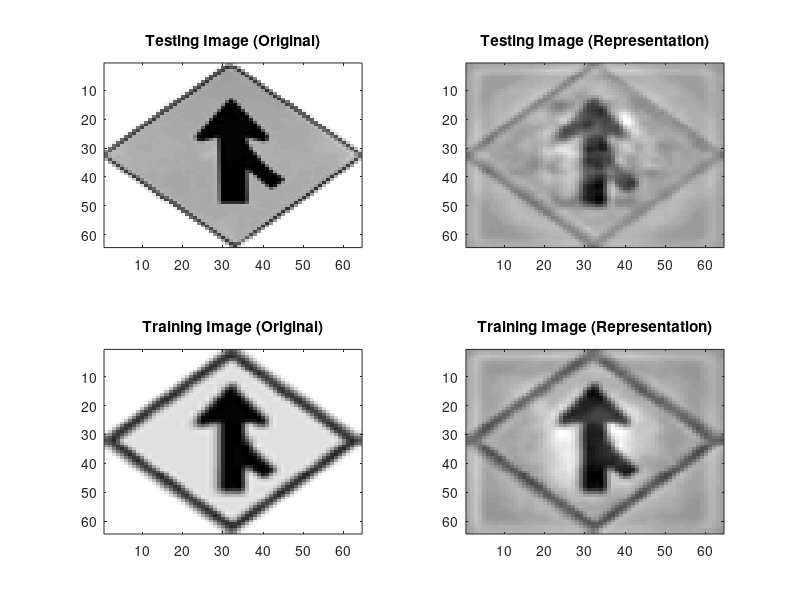

The MATLAB script that drew this image:
load results.mat
a = 1;
b = num_signs;
r = round(a + (b-a)*rand()); % random image to show
save_all = false;
view_eigenfaces = false;

if save_all == false
    % view versions of one image (original, rep, match, match rep)
    disp('Image shown');
    disp(r);
    fig = figure(r);
    colormap('gray');
    subplot(221);
    imagesc(reshape(test_r(r,:), [n, n]));
    title('Testing Image (Original)');
    subplot(222);
    imagesc(reshape(vectors*test_c(r,:).', [n, n]));
    title('Testing Image (Representation)');
    subplot(223);
    imagesc(reshape(train_r(close_index(r),:), [n, n]));
    title('Training Image (Original)');
    subplot(224);
    imagesc(reshape(vectors*train_c(close_index(r),:).', [n, n]));
    title('Training Image (Representation)');
    
    if view_eigenfaces == true
        % view eigenfaces
        figure(2);
        colormap('gray');
        subplot(221);
        imagesc(reshape(vectors(:,1), [64, 64]));
        title('Eigensign 1');
        subplot(222);
        imagesc(reshape(vectors(:,2), [64, 64]));
        title('Eigensign 2');
        subplot(223);
        imagesc(reshape(vectors(:,3), [64, 64]));
        title('Eigensign 3');
        subplot(224);
        imagesc(reshape(vectors(:,4), [64, 64]));
        title('Eigensign 4');
    end
else
    for r = 1:num_signs
        fig = figure(r);
        colormap('gray');
        subplot(221);
        imagesc(reshape(test_r(r,:), [n, n]));
        title('Testing Image (Original)');
        subplot(222);
        imagesc(reshape(vectors*test_c(r,:).', [n, n]));
        title('Testing Image (Representation)');
        subplot(223);
        imagesc(reshape(train_r(close_index(r),:), [n, n]));
        title('Training Image (Original)');
        subplot(224);
        imagesc(reshape(vectors*train_c(close_index(r),:).', [n, n]));
        title('Training Image (Representation)');
        r_name = num2str(r);
        saveas(fig, r_name, 'png');
    end
end